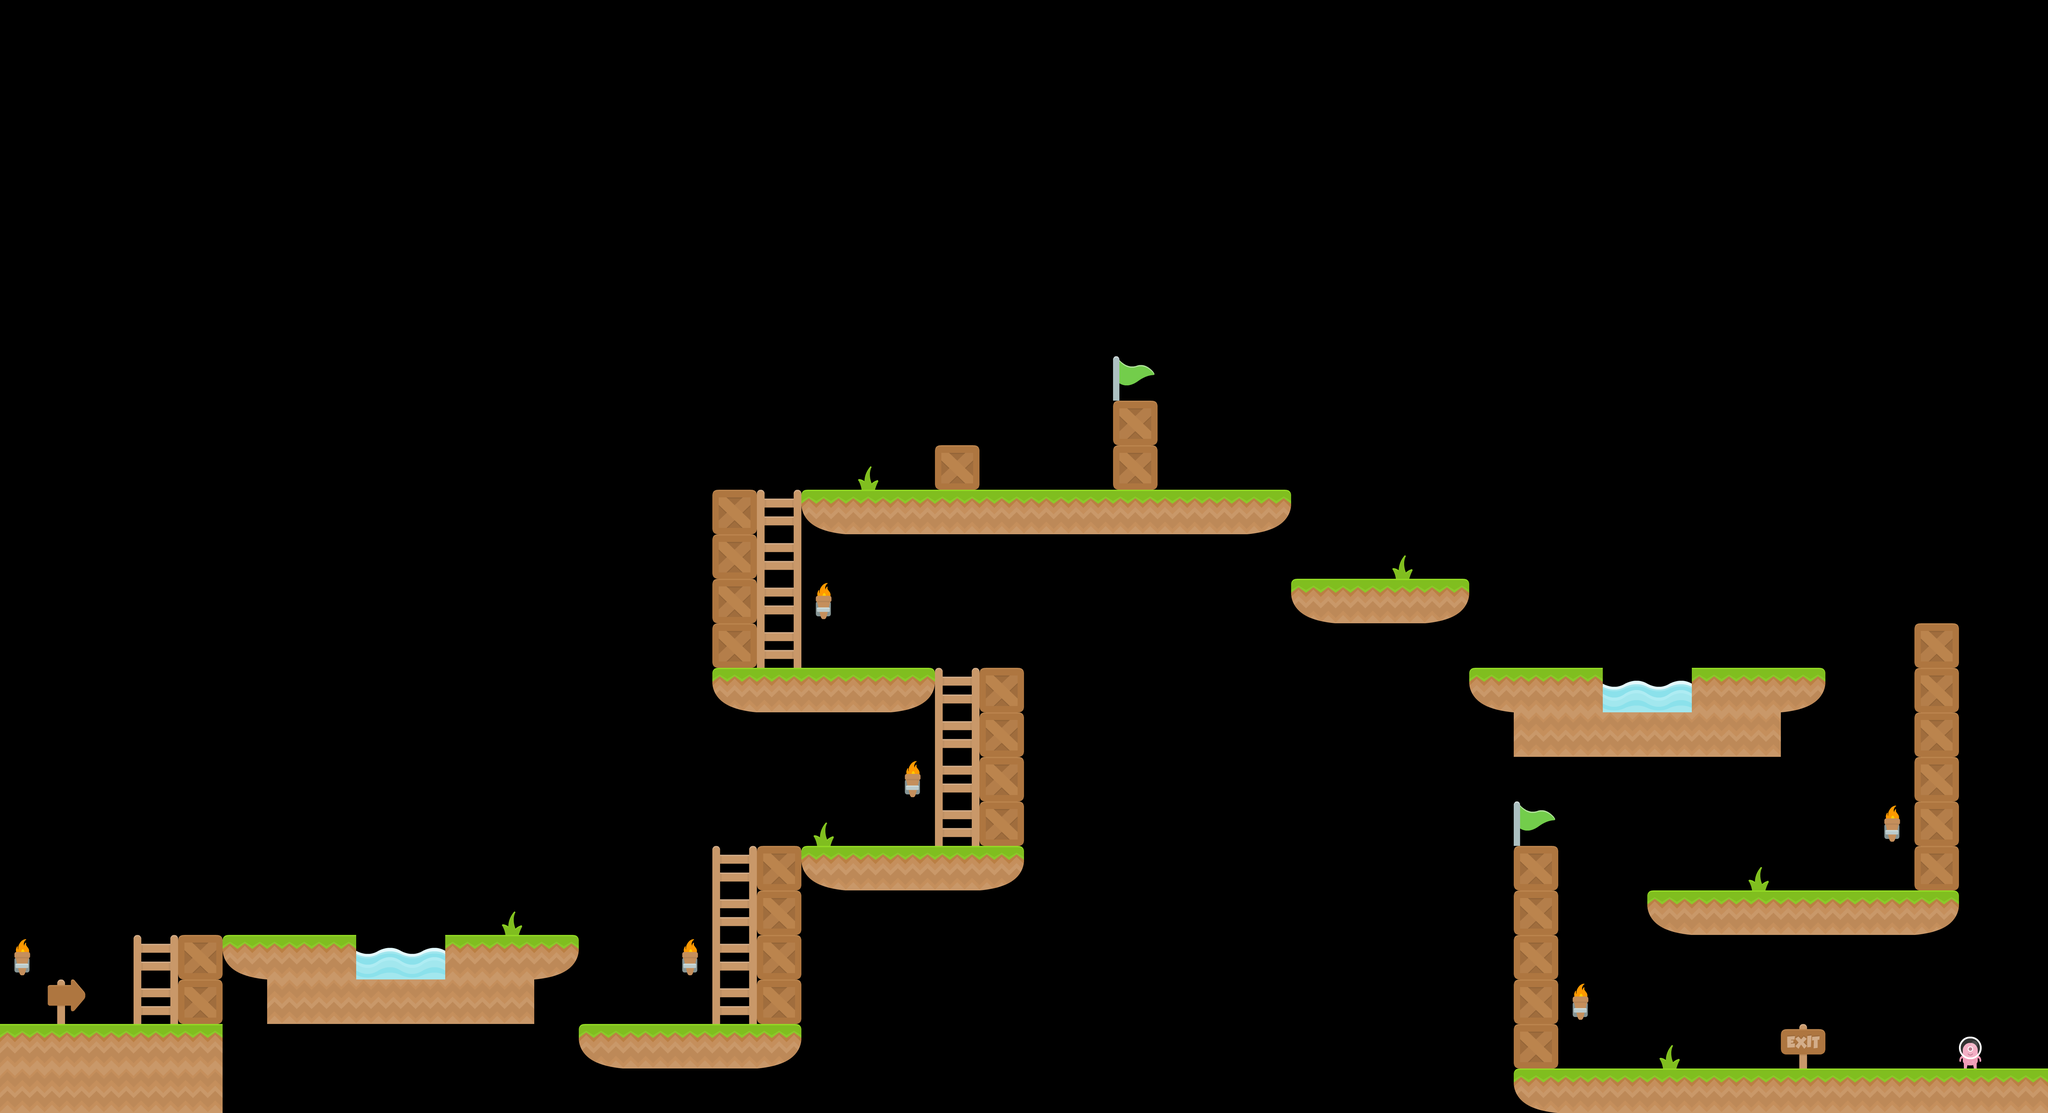

Tiled map render using the project's own tile images. Description and the map definition, with tile-layer contents summarised, below:
An orthogonal 46x25 tile map with 128x128 px tiles, 5 tile layers (ground, background, ladders, traps, ...) and 9 objects.

<map version="1.10" tiledversion="1.10.1" orientation="orthogonal" renderorder="right-down" width="46" height="25" tilewidth="128" tileheight="128" infinite="0" nextlayerid="7" nextobjectid="10">
 <tileset firstgid="1" source="arcade_platformer.tsx" />
 <layer id="1" name="ground" width="46" height="25">
  <data>[1150 cells, 111 non-empty, 5 distinct tile ids]</data>
 </layer>
 <layer id="2" name="background" width="46" height="25">
  <data>[1150 cells, 16 non-empty, 5 distinct tile ids]</data>
 </layer>
 <layer id="3" name="ladders" width="46" height="25">
  <data>[1150 cells, 14 non-empty, 2 distinct tile ids]</data>
 </layer>
 <layer id="4" name="traps" width="46" height="25">
  <data>[1150 cells, 4 non-empty, 1 distinct tile ids]</data>
 </layer>
 <layer id="5" name="goal" width="46" height="25">
  <data>[1150 cells, 1 non-empty, 1 distinct tile ids]</data>
 </layer>
 <objectgroup id="6" name="coins">
  <object id="1" gid="56" x="1283.06" y="2699.91" width="128" height="128" />
  <object id="2" gid="56" x="4866.91" y="1918.29" width="128" height="128" />
  <object id="3" gid="56" x="3203.87" y="1020.25" width="128" height="128" />
  <object id="4" gid="57" x="2430.56" y="2417.2" width="128" height="128" />
  <object id="5" gid="57" x="4085.28" y="1660.52" width="128" height="128" />
  <object id="6" gid="57" x="4592.51" y="3065.78" width="128" height="128" />
  <object id="7" gid="55" x="642.791" y="2683.28" width="128" height="128" />
  <object id="8" gid="55" x="2688.33" y="1161.6" width="128" height="128" />
  <object id="9" gid="55" x="4866.91" y="2558.56" width="128" height="128" />
 </objectgroup>
</map>
